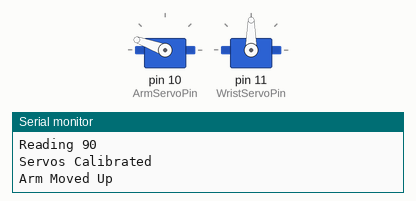
Bench run of a sketch on a simulated Arduino Uno, built with avr-gcc and run on an emulated ATmega328P. Parts: 2 × servo, the last lines printed to the serial monitor.

Above: at 3.6 s.
At 6.6 s:
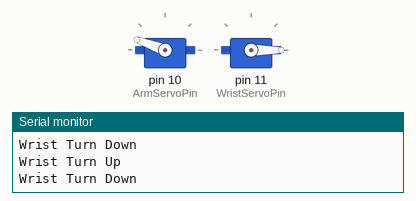
At 9.3 s:
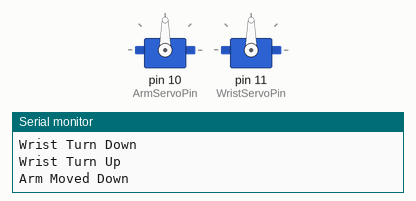
Timing chart, 0 to 10.8 s (numbered marks = the images above):
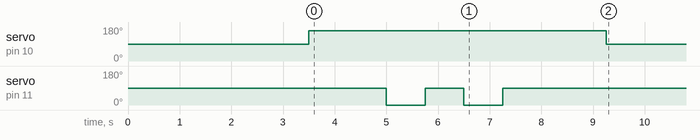

The sketch:

arm_servos.ino
```cpp
#include <Servo.h>

Servo WristServo;
Servo ArmServo;

const int WristServoPin = 11;
const int ArmServoPin = 10;

const int upAngle = 90;
const int downAngle = 0;

void setup() {
  Serial.begin(115200);
  ArmServo.attach(ArmServoPin);

  WristServo.attach(WristServoPin);
  WristServo.write(upAngle);

  Serial.println("--------------------");
  Serial.println("Servos Attached");
  Serial.print("Reading ");
  Serial.println(WristServo.read());
  delay(1500);

  ArmServo.write(90);
  Serial.println("Servos Calibrated");

  delay(2000);

  ArmServo.write(90+70);
  // for(int angle = 90; angle <= 90+70; angle += 1) {
  //   ArmServo.write(angle);
  //   delay(3);
  // }
  Serial.println("Arm Moved Up");

  delay(1500);

  WristServo.write(downAngle);
  Serial.println("Wrist Turn Down");

  delay(750);

  WristServo.write(upAngle);
  Serial.println("Wrist Turn Up");

  delay(750);

  WristServo.write(downAngle);
  Serial.println("Wrist Turn Down");

  delay(750);

  WristServo.write(upAngle);
  Serial.println("Wrist Turn Up");

  delay(2000);

  ArmServo.write(90);
  // for(int angle = 90+70; angle >= 90; angle -= 1) {
  //   ArmServo.write(angle);
  //   delay(3);
  // }
  Serial.println("Arm Moved Down");
}

void loop() {

}
```
